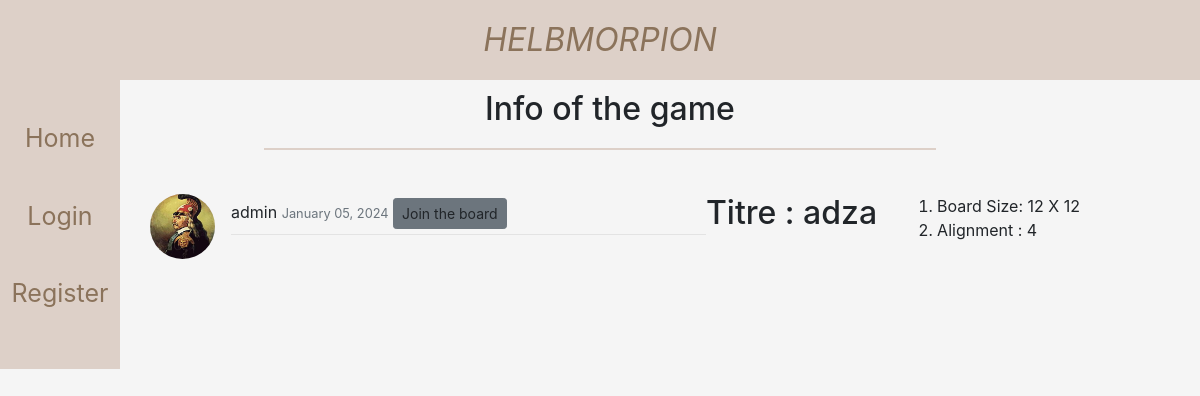
/game/115/, run on the app's committed database.
### games/models.py (models this page shows, shortened)
class Game(models.Model):
    title = models.CharField(max_length=255) # Champ pour stocker le titre de la partie (maximum 255 caractères)
    creator = models.ForeignKey(User, on_delete=models.CASCADE) # Champ pour stocker le créateur de la partie, lié au modèle User de Django
    opponent = models.ForeignKey(User, on_delete=models.SET_NULL, null=True, blank=True, related_name='opponent')
    public = models.BooleanField(default=True) # Champ pour indiquer si la partie est publique ou privée (par défaut, publique)
    board_size = models.PositiveIntegerField(default=3) # Champ pour définir la taille du plateau de jeu (par défaut, 3x3 pour un tic-tac-toe)
    alignment_length = models.PositiveIntegerField(default=3) # Champ pour définir la longueur nécessaire pour gagner le jeu (par défaut, 3 pour un tic-tac-toe)
    code = models.CharField(max_length=8, blank=True, null=True) # Champ pour stocker le code d'accès pour les parties privées (max 8 caractères, facultatif)
    created_at = models.DateTimeField(auto_now_add=True) # Champ pour enregistrer la date et l'heure de création de la partie (auto-généré)
    finished = models.BooleanField(default=False) # on veut voir si la partie est finie ou pas
    symbol_creator = models.URLField(null=True, blank=True) # symbol du créateur
    symbol_opponent = models.URLField(null=True, blank=True) # symbol de l'opposant
    current_player = models.CharField(max_length=50,default='') # joueur entraint de joueur
    board_state = models.JSONField() # matrice de type jsonfield que l'on initialise par la suite
    surrender = models.BooleanField(default=False) # booléen pour l'abandon
    winner = models.CharField(max_length=255, null=True, blank=True) # et le nom du winner
    waiting_for_player = models.BooleanField(default=True)
    def __init__(self, *args, **kwargs):
        super().__init__(*args, **kwargs)

### users/models.py (models this page shows, shortened)
class Profile(models.Model):
    user = models.OneToOneField(User, on_delete=models.CASCADE)
    image = models.ImageField(default='default.jpg', upload_to='profile_pics')
    symbol = models.ImageField(default='ic_coin.png',upload_to='symbole_pics')

### games/views.py (the view)
# urls.py: path('<int:pk>/',GameDetail.as_view(),name="game-detail"),
class GameDetail(DetailView):
    model = Game
    template_name = "games/game_detail.html"

### games/templates/games/game_detail.html (shortened to what this page needs)
{% extends 'core/base.html' %}
{% load crispy_forms_tags %}
{% block content %}
    <h2 id="texte-margin-sidebar">Info of the game </h2>
    <hr id="ligne">
    <br>
    <div id="form-margin">
        <article class="media content-section">
            <img class="rounded-circle article-img" src="{{ object.creator.profile.image.url }}">
            <div class="media-body">
                <div class="article-metadata">
                    {{ object.creator.username }}
                    <small class="text-muted">{{ object.created_at | date:"F d, Y" }}</small>
                    <a class="btn btn-secondary btn-sm mt-1 mb-1" href="{% url 'game-board' object.id %}"> Join the board</a>
                    </div>
                </div>
                <h2> Titre : <a class="article-title" href="{% url 'game-detail' game.id %}">{{ game.title }}</a></h2>
                <p class="article-content"> <ol><li>Board Size: {{ game.board_size }} X {{ game.board_size }}  </li><li> Alignment : {{ game.alignment_length }}</li></ol> </p>
            </div>
    </div>
{% endblock %}

### core/static/core/main.css (style rules this page uses)
body { margin: 0; display: flex; flex-direction: column; align-items: center; justify-content: center; background-color: #F5F5F5; }
a:link, a:visited, a:hover, a:active { color: inherit; text-decoration: none; }
#texte-margin-sidebar { margin-top: 10px; margin-left: 20px; text-align: center; }
#form-margin { margin-left: 20px; }
#ligne { border: none; border-top: 2px solid #DDD0C8; width: 70%; margin-top: 20px; margin-bottom: 20px; }
.article-title { color: #444444; }
.article-content { white-space: pre-line; margin-left: 20px; }
.article-img { height: 65px; width: 65px; margin-right: 16px; margin-left: 10px; }
.article-metadata { padding-bottom: 1px; margin-bottom: 4px; border-bottom: 1px solid #e3e3e3 }

### data on the page
Game: creator.profile.image (picture), creator.username "admin", created_at "January 05, 2024", title "adza", board_size "12", alignment_length "4"
